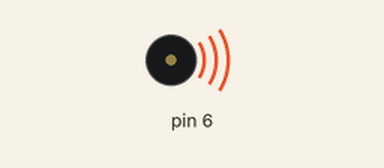
This sketch was run on a simulated Arduino Uno, built with avr-gcc and run on an emulated ATmega328P. Shown: buzzer (waves = sounding). At 0.0 s the program stops and its outputs stay as they are.

Above: at 0.1 s.
Timing chart, 0 to 1.5 s (numbered marks = the images above):
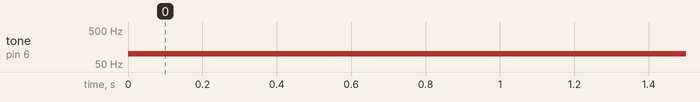

Measured:
- by itself, tone on pin 6: silent → 100 Hz at 0.00 s

The sketch:

lab4-checkpoint02.ino
```cpp
#include <avr/interrupt.h>
#include <avr/io.h>

int main(void) {
  // put your setup code here, to run once:
  DDRD = 0b01000000; // enable PD6 output

  // COM0A -> 01 flip mode
  // WGM0 010 (CTC)
  // CS0 101 (divide 1024)
  TCCR0A = 0b01000010; // set wgm0[1:0] to 0
  TCCR0B = 0b00000101; // set wgm0[2] to 0 and set 101 scaler /1024

  TCNT0 = 0;
  OCR0A = 77;

  sei();

  while(1) {
    // empty loop
  }
}
```
